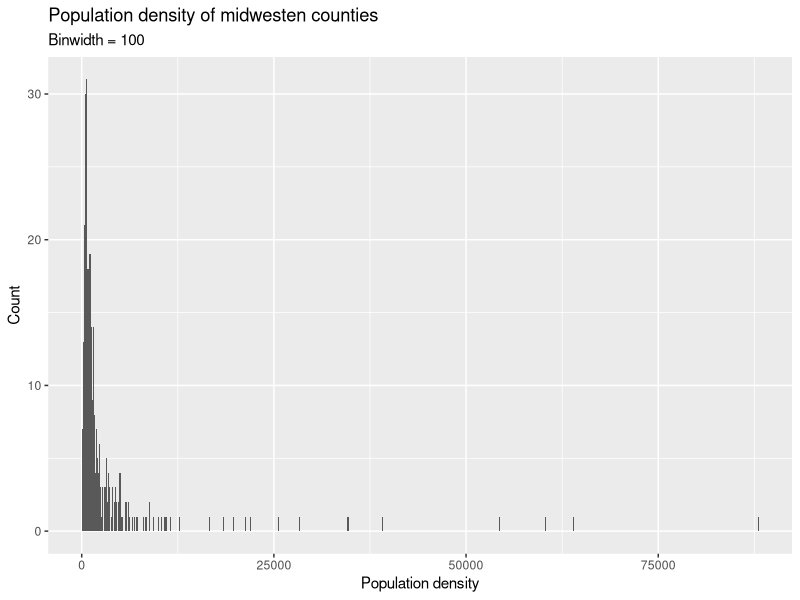
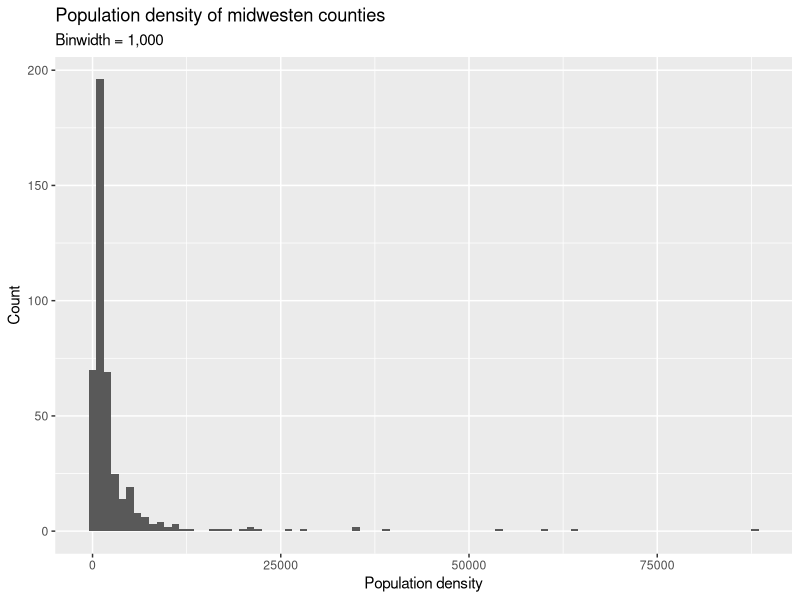
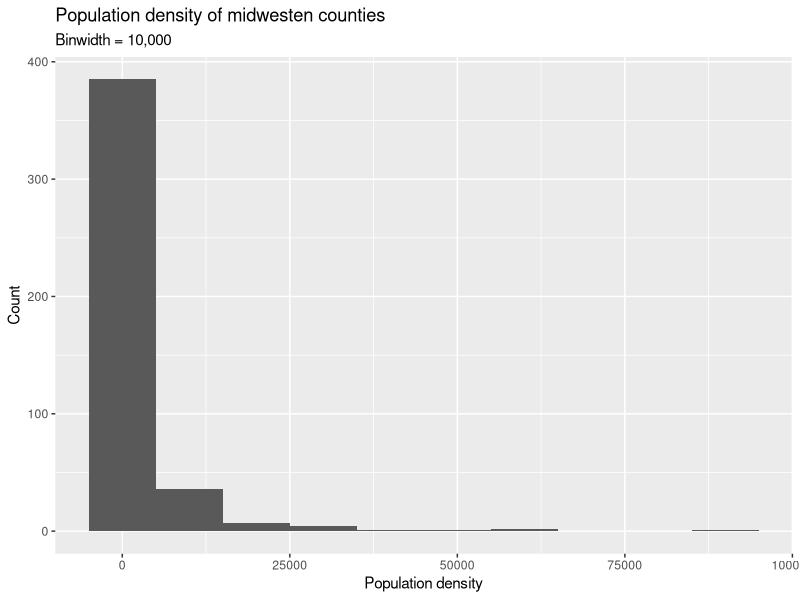
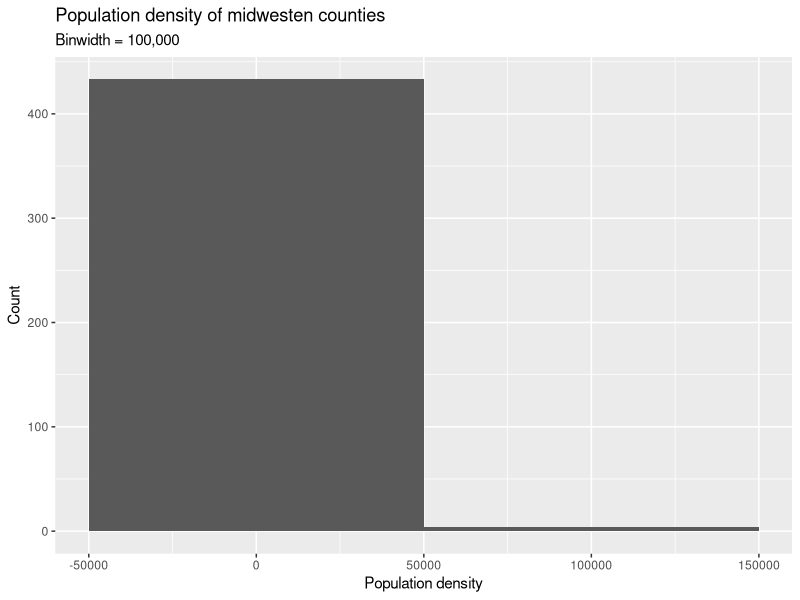
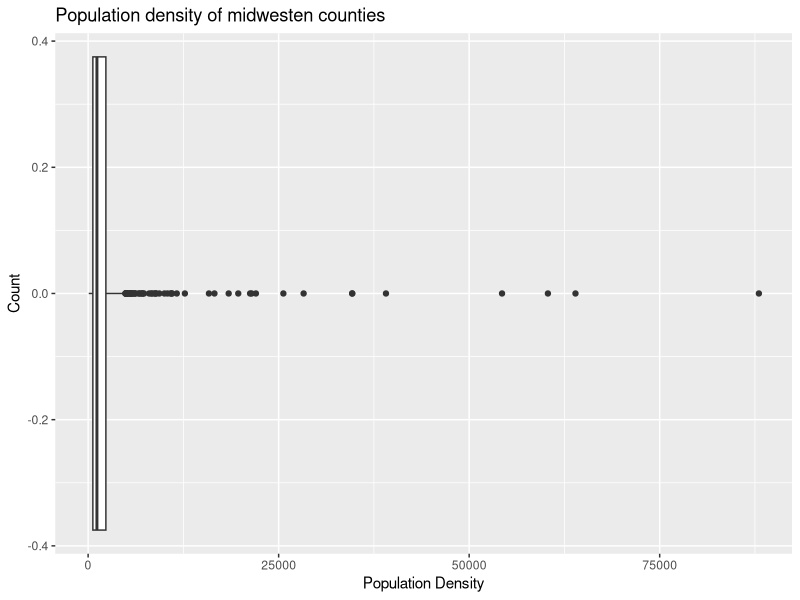
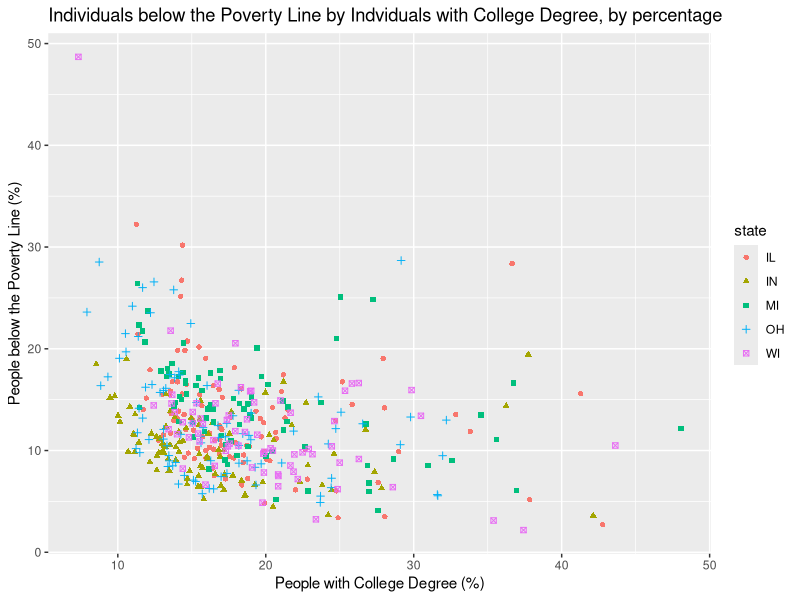

Write the R code that produced these figures, in order.
## ---- chunk 1
library(tidyverse)
library(scales)
## ---- chunk 2
ggplot(midwest, aes(x = popdensity)) +
  geom_histogram(binwidth = 100) +
  labs(
    x = "Population density",
    y = "Count",
    title = "Population density of midwesten counties",
    subtitle = "Binwidth = 100"
  )
ggplot(midwest, aes(x = popdensity)) +
  geom_histogram(binwidth = 1000) +
  labs(
    x = "Population density",
    y = "Count",
    title = "Population density of midwesten counties",
    subtitle = "Binwidth = 1,000"
  )
ggplot(midwest, aes(x = popdensity)) +
  geom_histogram(binwidth = 10000) +
  labs(
    x = "Population density",
    y = "Count",
    title = "Population density of midwesten counties",
    subtitle = "Binwidth = 10,000"
  )
ggplot(midwest, aes(x = popdensity)) +
  geom_histogram(binwidth = 100000) +
  labs(
    x = "Population density",
    y = "Count",
    title = "Population density of midwesten counties",
    subtitle = "Binwidth = 100,000"
  )

## ---- chunk 3
ggplot(midwest, aes(x = popdensity)) +
  geom_boxplot() +
  labs(
    title = "Population density of midwesten counties",
    x = "Population Density",
    y = "Count",
  )
## ---- chunk 4
ggplot(midwest, aes(x = percollege, y = percbelowpoverty, colour = state, shape = state )) +
  geom_point() +
  labs(
    title = "Individuals below the Poverty Line by Indviduals with College Degree, by percentage",
    x = "People with College Degree (%)",
    y = "People below the Poverty Line (%)",
  )
## ---- chunk 5
